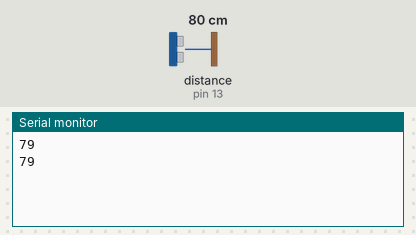
This sketch was run on a simulated Arduino Mega 2560, built with avr-gcc and run on an emulated ATmega2560. On the bench: the last lines printed to the serial monitor. Wiring (inferred from the names in the program): ultrasonic range finder: trigger pin 46; echo pin 13. Inputs (shaded band) come from the test bench; at power-on: distance to the obstacle (sensor on pin 13) 80 cm. The echo pulse lasts 58.3 µs per cm.

Above: at 1.8 s.
1.9 s: distance to the obstacle (sensor on pin 13) set to 2 cm
At 2.8 s:
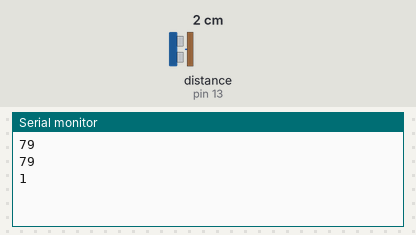
3.4 s: distance to the obstacle (sensor on pin 13) set to 4 cm
At 4.4 s:
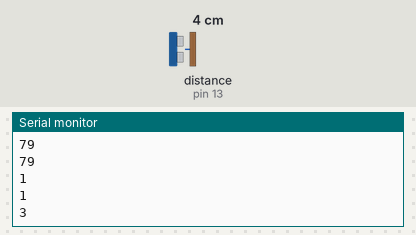
Timing chart, 0 to 6.4 s (numbered marks = the images above; inputs shaded):
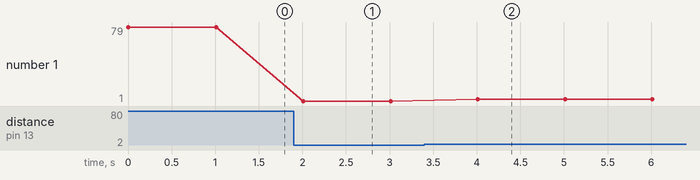

Measured:
- after the input at 1.9 s, the serial monitor: prints a new line after 0.11 s (image 1)
- after the input at 3.4 s, the serial monitor: prints a new line after 0.61 s (image 2)
- plotted number 1: 79 → 1 after the input at 1.9 s, 1 → 3 after the input at 3.4 s

The sketch:

ultrasonic.ino
```cpp
#define echoPin1 13 //PB7
#define trigPin1 46 //PL3
#define echoPin2 45 //PL4
#define trigPin2 44 //PL5
#define echoPin3 29 //PA7
#define trigPin3 30 //PC7
#define echoPin4 32 //PC5
#define trigPin4 33 //PC4

long distance_in_cm;

void setup() {
  Serial.begin (9600);
  pinMode(echoPin1, INPUT);
  pinMode(trigPin1, OUTPUT);
}

void loop() {
  measure_distance();
  Serial.print(distance_in_cm);
  Serial.println("");
  delay(1000);
}

void measure_distance() {
  long duration;
  // The sensor is triggered by a HIGH pulse of 10 or more microseconds.
  // Give a short LOW pulse beforehand to ensure a clean HIGH pulse:

  digitalWrite(trigPin1, LOW);
  delayMicroseconds(2);
  digitalWrite(trigPin1, HIGH);
  delayMicroseconds(10);
  digitalWrite(trigPin1, LOW);

  duration = pulseIn(echoPin1, HIGH);
  distance_in_cm = (duration/2.0) / 29.1;
}
```
